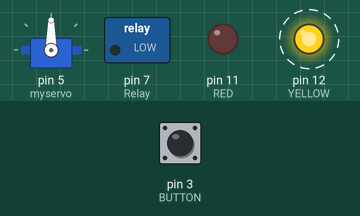
This sketch was run on a simulated Arduino Uno, built with avr-gcc and run on an emulated ATmega328P. On the bench: servo, switched loads named in the sketch (green lamp = pin HIGH), output pins drawn as LEDs (lit = HIGH). Dashed ring = blinking. Inputs (shaded band) come from the test bench; at power-on: pin 3 (BUTTON) HIGH.

Above: at 2.6 s.
2.7 s: pin 3 (BUTTON) pulled LOW for 0.75 s
At 2.85 s:
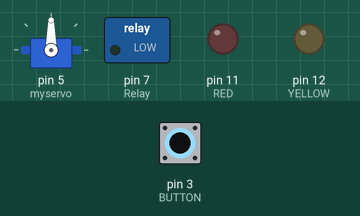
At 3.9 s:
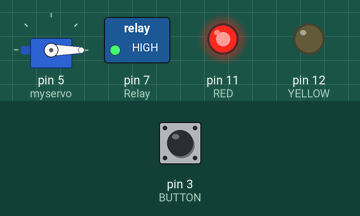
Timing chart, 0 to 5.7 s (numbered marks = the images above; inputs shaded):
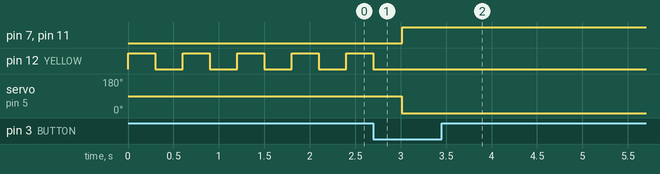

Measured:
- after the input at 2.7 s, pin 7 (Relay), pin 11 (RED): LOW → HIGH after 0.32 s; pin 12 (YELLOW): goes on until 2.7 s, then stays LOW; servo on pin 5 (myservo): 90° → 0° after 0.31 s
- by itself, pin 12 (YELLOW): alternates HIGH for 0.30 s and LOW for 0.30 s

The sketch:

_______.ino
```cpp
#include <Servo.h>
Servo myservo;
#define BUTTON  3
#define RED     11
#define YELLOW  12
#define Relay   7

boolean buttonWasUp = true;  // была ли кнопка отпущена?
boolean ledEnabled = false;  // включен ли свет?

void setup()
{
  myservo.attach(5);  // подключаем на пин 5
  pinMode(YELLOW, OUTPUT);
  pinMode(RED, OUTPUT);
  pinMode(BUTTON, INPUT_PULLUP);
  pinMode(Relay, OUTPUT);
 }

void loop()
{
  if (buttonWasUp) {
    digitalWrite (YELLOW, HIGH);
     delay(300);
    digitalWrite (YELLOW, 0);
     delay(300);}
  else {
    digitalWrite(Relay, HIGH);
    delay(5000);
    digitalWrite(YELLOW, LOW);
    delay(100000);
  }

  // определить момент «клика» несколько сложнее, чем факт того,
  // что кнопка сейчас просто нажата. Для определения клика мы
  // сначала понимаем, отпущена ли кнопка прямо сейчас...
  boolean buttonIsUp = digitalRead(BUTTON);

  // ...если «кнопка была отпущена и (&&) не отпущена сейчас»...
  if (buttonWasUp && !buttonIsUp) {
    // ...может это «клик», а может и ложный сигнал (дребезг),
    // возникающий в момент замыкания/размыкания пластин кнопки,
    // поэтому даём кнопке полностью «успокоиться»...
    delay(10);
    // ...и считываем сигнал снова
    buttonIsUp = digitalRead(BUTTON);
    if (!buttonIsUp) {  // если она всё ещё нажата...
      // ...это клик! Переворачиваем сигнал светодиода
      ledEnabled = !ledEnabled;
      myservo.write(0);   // поворот на 0 градусов
      delay(10);
      digitalWrite(RED, 1);
      //digitalWrite(YELLOW,0);
      digitalWrite(Relay, HIGH);
      delay(5000);
    }

  }

  // запоминаем последнее состояние кнопки для новой итерации
  buttonWasUp = buttonIsUp;


}
```
